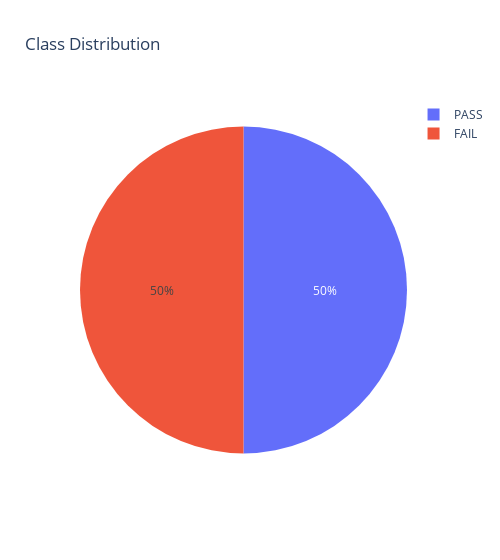

Notebook code for this chart:
### Code cell
fig = px.pie(
    y_train_smote.value_counts(),
    values = 'count', 
    names=['PASS', 'FAIL'],
    title = 'Class Distribution',
    width = 500
)

fig.show()

### Figure 1 — Plotly figure (JSON) as saved in the notebook; plotly's stock layout.template omitted (floating-point values rounded to 4 significant figures)
{"data": [{"domain": {"x": [0, 1], "y": [0, 1]}, "hovertemplate": "label=%{label}<br>count=%{value}<extra></extra>", "labels": ["PASS", "FAIL"], "legendgroup": "", "name": "", "showlegend": true, "type": "pie", "values": [1024, 1024]}], "layout": {"legend": {"tracegroupgap": 0}, "title": {"text": "Class Distribution"}, "width": 500}}
